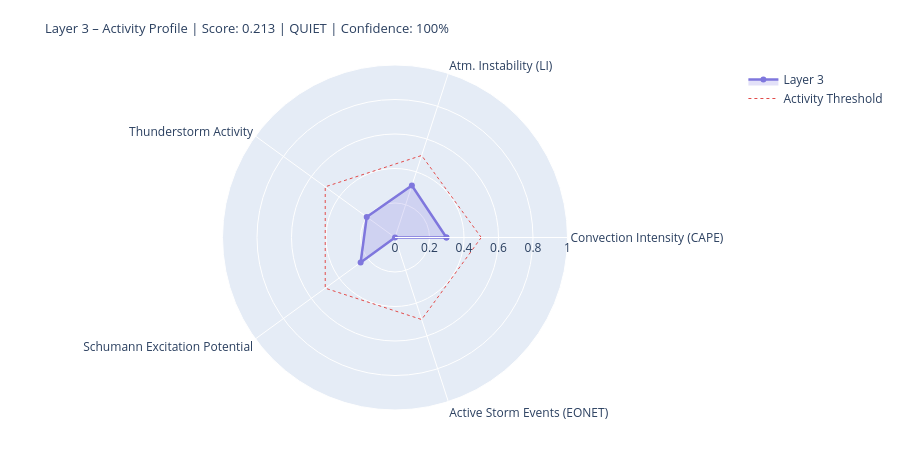

Write notebook code for a chart like this one.
### Markdown cell above
---
## 4. State Assessment & Handoff to Layer 4/5

### Code cell
# ============================================================
# LAYER-3-SCORE
# Five dynamic components
# ============================================================

def norm(v, lo, hi):
    if v is None or (isinstance(v, float) and math.isnan(v)): return None
    return round(max(0.0, min(1.0, (v - lo) / (hi - lo))), 4)

# --- 1) Convection intensity (global CAPE mean) ---
cape_mean = df_atm['cape'].dropna().mean() if not df_atm.empty else None
conv_score = norm(cape_mean, 0, 3000)
conv_src   = 'primary' if cape_mean is not None else 'missing'

# --- 2) Atmospheric instability (LI mean) ---
li_mean   = df_atm['li'].dropna().mean() if not df_atm.empty else None
# Negative LI = unstable → higher score
instab_score = norm(-li_mean if li_mean is not None else None, -6, 6)
instab_src   = 'primary' if li_mean is not None else 'missing'

# --- 3) Thunderstorm activity (mean thunder score + WMO count) ---
thunder_mean = df_atm['thunder_score'].mean() if not df_atm.empty else None
n_thunder    = int(df_atm['thunderstorm'].sum()) if not df_atm.empty else 0
thunder_score_val = norm(
    (thunder_mean or 0) * 0.7 + n_thunder * 0.1, 0, 1.0
) if thunder_mean is not None else None
thunder_src = 'primary'

# --- 4) Schumann excitation potential (weighted Schumann contribution) ---
schumann_pot = df_atm['schumann_contribution'].mean() if not df_atm.empty else None
# Boosted by Layer-2 thunderstorm trigger
if schumann_pot is not None and l2_thunder:
    schumann_pot = min(1.0, schumann_pot * 1.2)
schumann_score = norm(schumann_pot, 0, 1.0) if schumann_pot is not None else None
schumann_src   = 'derived'

# --- 5) Storm activity (NASA EONET) ---
# Distinction: None = data not loaded, 0.0 = loaded but no events
storm_score = None
storm_src   = 'missing'
if raw.get('storms') is not None:          # API reached successfully
    storm_score = norm(len(storm_events), 0, 30) if storm_events else 0.0
    storm_src   = 'primary'

# X-Ray and Kp: context only, not in dynamic score
# (X-Ray = Layer-0/4 driver; Kp = geomagnetic index, not a lightning proxy)
xray_context = None
if raw.get('xray'):
    df_xc = pd.DataFrame(raw['xray'])
    fc = next((c for c in df_xc.columns
               if any(k in c.lower() for k in ['flux','long']) and 'time' not in c.lower()),
              df_xc.columns[1])
    df_xc[fc] = pd.to_numeric(df_xc[fc], errors='coerce')
    xray_last = df_xc[fc].dropna().iloc[-1] if not df_xc[fc].dropna().empty else None
    if xray_last:
        xray_class = ('X' if xray_last>=1e-4 else 'M' if xray_last>=1e-5
                      else 'C' if xray_last>=1e-6 else 'B')
        xray_context = {'flux': float(xray_last), 'class': xray_class}
        print(f'X-Ray context: {xray_class}-class ({xray_last:.2e} W/m²)')

# --- Aggregate ---
COMPONENTS = {
    'Convection Intensity (CAPE)':  {'score': conv_score,       'source': conv_src,    'dynamic': True},
    'Atm. Instability (LI)':         {'score': instab_score,     'source': instab_src,  'dynamic': True},
    'Thunderstorm Activity':              {'score': thunder_score_val, 'source': thunder_src, 'dynamic': True},
    'Schumann Excitation Potential':   {'score': schumann_score,   'source': schumann_src,'dynamic': True},
    'Active Storm Events (EONET)': {'score': storm_score,      'source': storm_src,   'dynamic': True},
}

available   = {k: v['score'] for k, v in COMPONENTS.items() if v['score'] is not None}
unavailable = [k for k, v in COMPONENTS.items() if v['score'] is None]
layer3_score = round(sum(available.values()) / len(available), 4) if available else None
confidence   = round(len(available) / len(COMPONENTS), 2)
level = ('unknown' if layer3_score is None
         else 'quiet'   if layer3_score < 0.3
         else 'moderate' if layer3_score < 0.6
         else 'active')
dominant_l3 = max(available, key=available.get) if available else 'none'

# --- Ausgabe ---
W = 68
print('=' * W)
print('LAYER 3 – ATMOSPHERE / WEATHER / THUNDERSTORMS – STATE ASSESSMENT')
print('=' * W)
for name, comp in COMPONENTS.items():
    s = comp['score']
    if s is not None:
        bar = '█' * int(s * 20) + '░' * (20 - int(s * 20))
        print(f'  {name:<36} {bar}  {s:.3f}  [{comp["source"]}]')
    else:
        print(f'  {name:<36} {"─" * 20}  n/a   [missing]')
print('-' * W)
print(f'  Score:        {layer3_score:.3f}  ({len(available)}/{len(COMPONENTS)} components)')
print(f'  Confidence:   {confidence:.0%}')
print(f'  Level:        {level.upper()}')
print(f'  Dominant:     {dominant_l3}')
print(f'  CAPE mean:    {cape_mean:.0f} J/kg' if cape_mean else '  CAPE mean:    n/a')
print(f'  LI mean:      {li_mean:.1f} K' if li_mean is not None else '  LI mean:      n/a')
print(f'  Thunderstorms:{n_thunder} points (WMO)  +  {len(storm_events)} NASA EONET')
print('=' * W)

# Radar
cats   = list(available.keys())
vals_r = list(available.values())
if len(cats) >= 3:
    fig = go.Figure()
    fig.add_trace(go.Scatterpolar(
        r=vals_r + [vals_r[0]], theta=cats + [cats[0]],
        fill='toself', fillcolor='rgba(127,119,221,0.22)',
        line=dict(color='#7F77DD', width=2.5), name='Layer 3'
    ))
    fig.add_trace(go.Scatterpolar(
        r=[0.5] * (len(cats)+1), theta=cats + [cats[0]],
        line=dict(color='#E24B4A', dash='dot', width=1),
        mode='lines', name='Activity Threshold'
    ))
    fig.update_layout(
        title=dict(
            text=f'Layer 3 – Activity Profile | Score: {layer3_score:.3f} | {level.upper()} | Confidence: {confidence:.0%}',
            font=dict(size=13)
        ),
        polar=dict(radialaxis=dict(visible=True, range=[0, 1])),
        height=450, showlegend=True,
        margin=dict(l=60, r=60, t=65, b=40)
    )
    fig.show()

### Figure 1 — Plotly figure (JSON) as saved in the notebook; plotly's stock layout.template omitted (floating-point values rounded to 4 significant figures)
{"data": [{"fill": "toself", "fillcolor": "rgba(127,119,221,0.22)", "line": {"color": "#7F77DD", "width": 2.5}, "name": "Layer 3", "r": [0.298, 0.3167, 0.2026, 0.2462, 0.0, 0.298], "theta": ["Convection Intensity (CAPE)", "Atm. Instability (LI)", "Thunderstorm Activity", "Schumann Excitation Potential", "Active Storm Events (EONET)", "Convection Intensity (CAPE)"], "type": "scatterpolar"}, {"line": {"color": "#E24B4A", "dash": "dot", "width": 1}, "mode": "lines", "name": "Activity Threshold", "r": [0.5, 0.5, 0.5, 0.5, 0.5, 0.5], "theta": ["Convection Intensity (CAPE)", "Atm. Instability (LI)", "Thunderstorm Activity", "Schumann Excitation Potential", "Active Storm Events (EONET)", "Convection Intensity (CAPE)"], "type": "scatterpolar"}], "layout": {"height": 450, "margin": {"b": 40, "l": 60, "r": 60, "t": 65}, "polar": {"radialaxis": {"range": [0, 1], "visible": true}}, "showlegend": true, "title": {"font": {"size": 13}, "text": "Layer 3 – Activity Profile | Score: 0.213 | QUIET | Confidence: 100%"}}}
